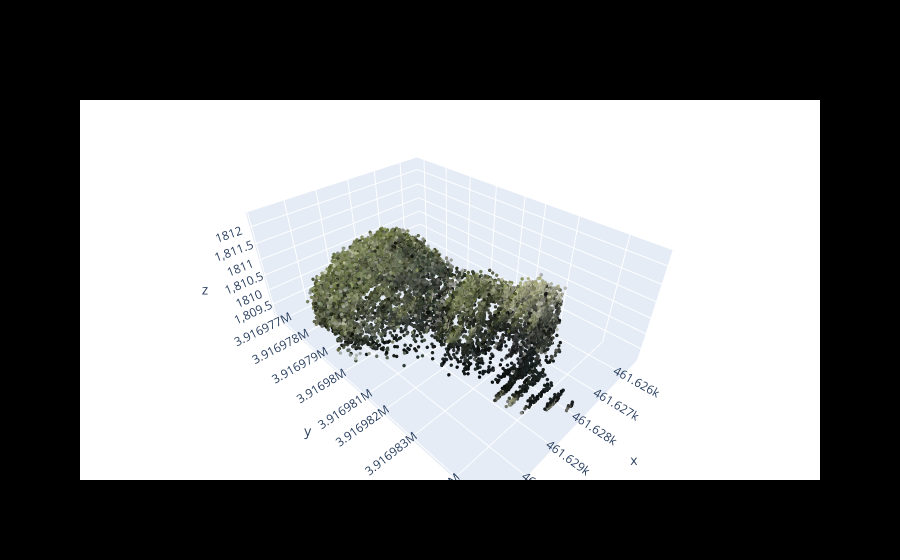

The cell this chart's notebook holds for it:
### Code cell
from random import *
# get the path of desired pointcloud
cluster_id = int(df_pinyon_confident["file"].sample(1).iloc[0])
mm_id = mismatched_ids[ 1 ]
# cluster_id = mm_id

#cluster_id = df_pinyon_confident.()['file']
print( cluster_id )
PLY_PATH = PATHS['Clusters'] +  f"cluster{cluster_id}.ply"   # change per cluster
# cluster += 1

# call the function on it
print( PLY_PATH )
visualize_pointcloud( PLY_PATH, background_color='White' )

### Figure 1 — Plotly figure (JSON) as saved in the notebook; plotly's stock layout.template omitted (floating-point values rounded to 4 significant figures; data arrays with more than 128 entries replaced by an {"elided": "..."} marker saying what was removed)
{"data": [{"marker": {"color": {"elided": "12404 str values"}, "size": 2}, "mode": "markers", "name": "piece 0 (12404 pts)", "type": "scatter3d", "x": {"elided": "12404 float values"}, "y": {"elided": "12404 float values"}, "z": {"elided": "12404 float values"}}], "layout": {"legend": {"font": {"color": "white"}}, "paper_bgcolor": "black", "scene": {"aspectmode": "data", "bgcolor": "White"}}}
